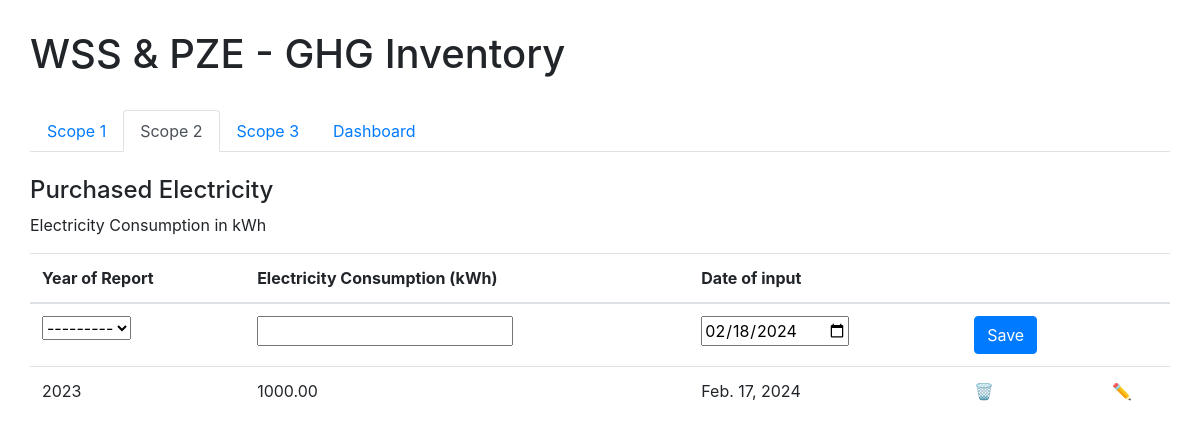
Page /ghg/scope2/ on the committed database.
### ghg_inventory/models.py (models this page shows)
class Electricity(models.Model):
    inventory_year = models.ForeignKey(Inventory_Year, on_delete=models.CASCADE)
    consumption = models.DecimalField(max_digits=10, decimal_places=2)
    date = models.DateField()
    emission = models.FloatField()

class Inventory_Year(models.Model):
    year_choices = [(year, year) for year in range(2023, 2030)]
    year = models.IntegerField(choices=year_choices)
    def __str__(self):
        return str(self.year)

### ghg_inventory/views.py (the view, shortened to what this page needs)
# urls.py: path('scope2/', views.scope2, name='scope2'),
def scope2(request):
    electricity = Electricity_Form(prefix='electricity')
    electricities = Electricity.objects.all()
    context_electricity = {'electricity': electricity, 'electricities': electricities}
    return render(request, 'ghg_inventory/scope2.html',context_electricity)

### ghg_inventory/forms.py
class Electricity_Form(forms.ModelForm):
    class Meta:
        model = Electricity
        fields = ['inventory_year', 'consumption', 'date']
        widgets = {
            'date': forms.DateInput(attrs={'type': 'date', 'value': timezone.now().date()}),
        }

### ghg_inventory/templates/ghg_inventory/scope2.html (shortened to what this page needs)
{% extends 'ghg_inventory/base.html' %}
{% block content %}
    <ul class="nav nav-tabs">
        <li class="nav-item">
            <a class="nav-link " id="tab1"  href="{%url 'scope1'%}">Scope 1</a>
        </li>
        <li class="nav-item">
            <a class="nav-link active" id="tab2"  href="{%url 'scope2'%}">Scope 2</a>
        </li>
        <li class="nav-item">
            <a class="nav-link" id="tab3" href="{%url 'scope3'%}">Scope 3</a>
        </li>
        <li class="nav-item">
            <a class="nav-link " href="{%url 'dashboard'%}">Dashboard</a>
        </li>
    </ul>
    <br>
    <div class="tab-content">
        <div id="content1" class="tab-pane fade show active">
            <h4> Purchased Electricity </h4>
            <p> Electricity Consumption in kWh </p>
            <form  method="POST">
                <table class="table table-hover">
                    <thead>
                        <tr>
                            <th> Year of Report</th>
                            <th> Electricity Consumption (kWh) </th>
                            <th> Date of input </th>
                            <th> </th>
                            <th> </th>
                        </tr>
                    </thead>
                    <tbody>
                        <tr>
                            <td> {{ electricity.inventory_year}} </td>
                            <td> {{ electricity.consumption }} </td>
                            <td> {{ electricity.date }} </td>
                            <td> <button type="submit" class="btn btn-primary"> Save </button> </td>
                            <td></td>
                        </tr>
                        {% for item in electricities %}
                            <tr>
                                <td> {{ item.inventory_year }} </td>
                                <td> {{ item.consumption}} </td>
                                <td> {{ item.date}} </td>
                                <td><a href="{% url 'electricity_delete' item.id %}">🗑️</a></td>
                                <td><a href="{% url 'electricity_update' item.id %}">✏️</a></td>
                            </tr>
                        {% endfor %}
                    </tbody>
            </form>
        </div>
    </div>
{% endblock %}

### rows in the picture
Electricity: inventory_year "2023", consumption "1000.00", date "Feb. 17, 2024"
